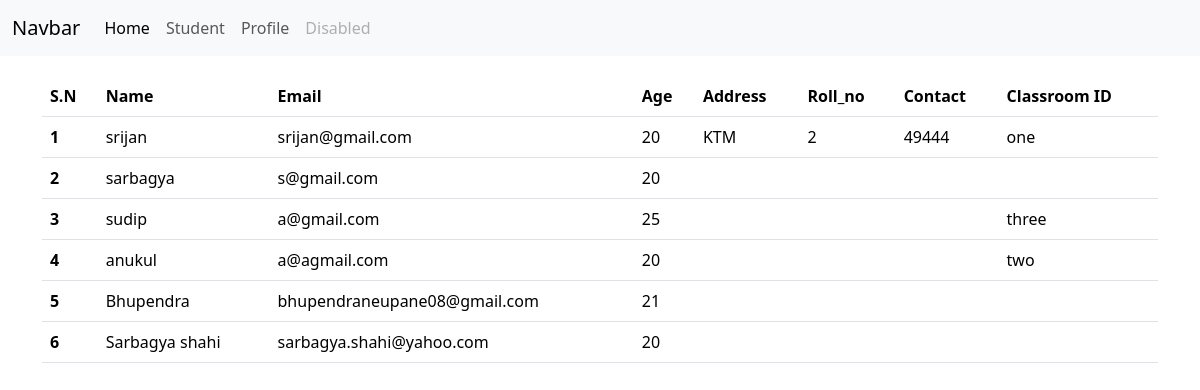
The app's page /inherit/student/ with its own data.
### temp_inheritance/models.py (models this page shows, shortened)
class Student(models.Model):
    name = models.CharField(max_length=20)
    email = models.EmailField()
    age = models.IntegerField()
    classroom = models.ForeignKey(ClassRoom, on_delete=models.CASCADE, related_name="classroom_students", null=True, blank=True)

class StudentProfile(models.Model):
    student = models.OneToOneField(Student, on_delete=models.CASCADE)
    contact = models.CharField(max_length=20)
    address = models.CharField(max_length=20)
    roll_no = models.IntegerField()

class ClassRoom(models.Model):
    name = models.CharField(max_length=20)

### temp_inheritance/views.py (the view)
# urls.py: path("student/", model_student, name="student"),
def model_student(request):
    student = Student.objects.all()
    return render(request, template_name="temp_inheritance/model_student.html", context={"students":student})

### temp_inheritance/templates/temp_inheritance/model_student.html
{% extends 'temp_inheritance/base.html'%}
{% block content %}
<table class="table">
    <thead>
      <tr>
        <th scope="col">S.N</th>
        <th scope="col">Name</th>
        <th scope="col">Email</th>
        <th scope="col">Age</th>
        <th scope="col">Address</th>
        <th scope="col">Roll_no</th>
        <th scope="col">Contact</th>
        <th scope="col">Classroom ID</th>
      </tr>
    </thead>
    {% for data in students%}
    <tbody>
      <tr>
        <th scope="row">{{forloop.counter}}</th>
        <td>{{data.name}}</td>
        <td>{{data.email}}</td>
        <td>{{data.age}}</td>
        <td>{{data.studentprofile.address}}</td>
        <td>{{data.studentprofile.roll_no}}</td>
        <td>{{data.studentprofile.contact}}</td>
        <td>{{data.classroom.name}}</td>
      </tr>
    </tbody>
    {%endfor%}
  </table>
{% endblock%}

### records on screen
Student: name "srijan", email "srijan@gmail.com", age "20", studentprofile.address "KTM", studentprofile.roll_no "2", studentprofile.contact "49444", classroom.name "one"
Student: name "sarbagya", email "s@gmail.com", age "20"
Student: name "sudip", email "a@gmail.com", age "25", classroom.name "three"
Student: name "anukul", email "a@agmail.com", age "20", classroom.name "two"
Student: name "Bhupendra", email "bhupendraneupane08@gmail.com", age "21"
Student: name "Sarbagya shahi", email "sarbagya.shahi@yahoo.com", age "20"
